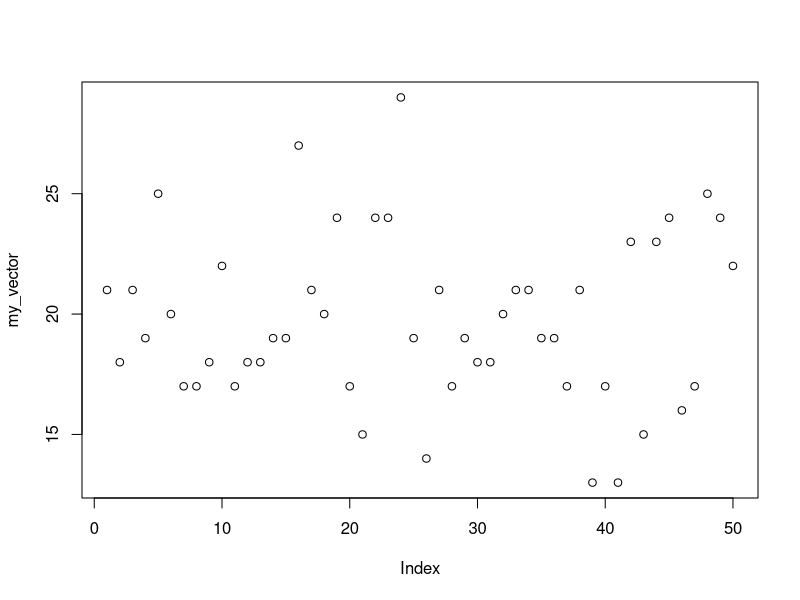

R code for this plot:
## ---- chunk 1
my_vector <- c(21, 18, 21, 19, 25, 20, 17, 17, 18, 22, 17, 18, 18, 19, 19, 27, 21, 20, 24, 17, 15, 24, 24, 29, 19,
               14, 21, 17, 19, 18, 18, 20, 21, 21, 19, 19, 17, 21, 13, 17, 13, 23, 15, 23, 24, 16, 17, 25, 24, 22)

plot(my_vector)
## ---- chunk 2
mean_v <- mean(my_vector)
sd_v <- sd(my_vector)

my_vector_2 <- my_vector[my_vector > mean_v - sd_v & my_vector < mean_v + sd_v]
my_vector_2
